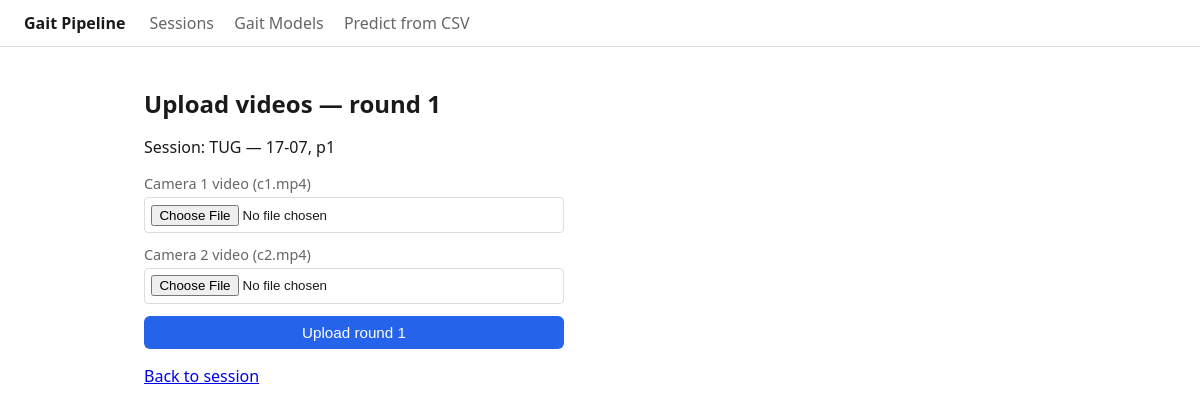
Screenshot of /sessions/2/rounds/1/upload with the database file from the repository.
### app/db.py (models this page shows)
class CaptureSession(Base):
    __tablename__ = "capture_sessions"
    id = Column(Integer, primary_key=True)
    subject_name = Column(String, nullable=False)
    day = Column(Integer, nullable=False)
    month = Column(Integer, nullable=False)
    p_no = Column(Integer, nullable=False)
    total_rounds = Column(Integer, nullable=False, default=1)
    camera_count = Column(Integer, nullable=False, default=2)
    input_dir = Column(String, nullable=False)
    output_dir = Column(String, nullable=False)
    alignment_method = Column(String, nullable=False, default="pca")
    created_at = Column(DateTime, default=datetime.datetime.utcnow)
    jobs = relationship("Job", back_populates="capture_session", cascade="all, delete-orphan")

### app/routes/sessions.py (the view)
@router.get("/sessions/{session_id}/rounds/{round}/upload")
def round_upload_form(request: Request, session_id: int, round: int):
    db = SessionLocal()
    try:
        cs = db.get(CaptureSession, session_id)
        return templates.TemplateResponse(
            request, "round_upload.html",
            {"session": cs, "round": round, "camera_range": range(1, cs.camera_count + 1)},
        )
    finally:
        db.close()

### app/templates/round_upload.html (shortened to what this page needs)
{% extends "base.html" %}
{% block content %}
<h1>Upload videos — round {{ round }}</h1>
<p>Session: {{ session.subject_name }} — {{ "%02d"|format(session.day) }}-{{ "%02d"|format(session.month) }},
   p{{ session.p_no }}</p>
<form method="post" action="/sessions/{{ session.id }}/rounds/{{ round }}/upload"
      enctype="multipart/form-data" class="form">
  {% for i in camera_range %}
  <label>Camera {{ i }} video (c{{ i }}.mp4)
    <input type="file" name="cam{{ i }}_video" accept="video/mp4" required>
  </label>
  {% endfor %}
  <button type="submit" class="button">Upload round {{ round }}</button>
</form>
<p><a href="/sessions/{{ session.id }}">Back to session</a></p>
{% endblock %}

### app/static/style.css (style rules this page uses)
:root { color-scheme: light dark; --bg: #ffffff; --fg: #1a1a1a; --muted: #666; --border: #ddd; --accent: #2563eb; --accent-fg: #ffffff; }
* { box-sizing: border-box; }
body { margin: 0; font-family: system-ui, -apple-system, "Segoe UI", sans-serif; background: var(--bg); color: var(--fg); }
h1 { font-size: 1.5rem; }
.button { display: inline-block; padding: 0.5rem 1rem; border-radius: 6px; background: var(--accent); color: var(--accent-fg); text-decoration: none; border: none; cursor: pointer; font-size: 0.95rem; }
.form, .form-inline { display: flex; flex-direction: column; gap: 0.75rem; max-width: 420px; }
.form label { display: flex; flex-direction: column; gap: 0.25rem; font-size: 0.9rem; color: var(--muted); }
.form input, .form select, .form-inline select { padding: 0.4rem; border: 1px solid var(--border); border-radius: 4px; background: var(--bg); color: var(--fg); }

### rows the page displays
CaptureSession: subject_name "TUG", day "17", month "07", p_no "1"

### other values shown
{{ round }} "1"
{{ i }} "1" "2"
